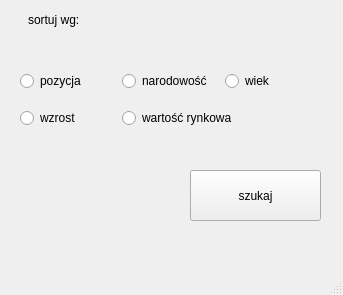
<?xml version="1.0" encoding="UTF-8"?>
<ui version="4.0">
 <class>MainLM</class>
 <widget class="QMainWindow" name="MainLM">
  <property name="geometry">
   <rect>
    <x>0</x>
    <y>0</y>
    <width>343</width>
    <height>295</height>
   </rect>
  </property>
  <property name="windowTitle">
   <string>MainLM</string>
  </property>
  <widget class="QWidget" name="centralwidget">
   <widget class="QPushButton" name="pushButton">
    <property name="geometry">
     <rect>
      <x>190</x>
      <y>170</y>
      <width>131</width>
      <height>51</height>
     </rect>
    </property>
    <property name="text">
     <string>szukaj</string>
    </property>
   </widget>
   <widget class="QLabel" name="label">
    <property name="geometry">
     <rect>
      <x>28</x>
      <y>10</y>
      <width>131</width>
      <height>20</height>
     </rect>
    </property>
    <property name="text">
     <string>sortuj wg:</string>
    </property>
   </widget>
   <widget class="QWidget" name="">
    <property name="geometry">
     <rect>
      <x>20</x>
      <y>60</y>
      <width>301</width>
      <height>81</height>
     </rect>
    </property>
    <layout class="QGridLayout" name="gridLayout">
     <item row="0" column="0">
      <widget class="QRadioButton" name="radioButton">
       <property name="text">
        <string>pozycja</string>
       </property>
      </widget>
     </item>
     <item row="0" column="1">
      <widget class="QRadioButton" name="radioButton_2">
       <property name="text">
        <string>narodowość</string>
       </property>
      </widget>
     </item>
     <item row="0" column="2">
      <widget class="QRadioButton" name="radioButton_3">
       <property name="text">
        <string>wiek</string>
       </property>
      </widget>
     </item>
     <item row="1" column="0">
      <widget class="QRadioButton" name="radioButton_4">
       <property name="text">
        <string>wzrost</string>
       </property>
      </widget>
     </item>
     <item row="1" column="1" colspan="2">
      <widget class="QRadioButton" name="radioButton_5">
       <property name="text">
        <string>wartość rynkowa</string>
       </property>
      </widget>
     </item>
    </layout>
   </widget>
  </widget>
  <widget class="QMenuBar" name="menubar">
   <property name="geometry">
    <rect>
     <x>0</x>
     <y>0</y>
     <width>343</width>
     <height>21</height>
    </rect>
   </property>
  </widget>
  <widget class="QStatusBar" name="statusbar"/>
 </widget>
 <resources/>
 <connections/>
</ui>
